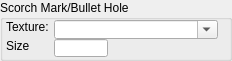
    <widget class="QGroupBox" name="IDC_STATIC_21">
      <property name="geometry">
        <rect>
          <x>6</x>
          <y>614</y>
          <width>232</width>
          <height>61</height>
        </rect>
      </property>
      <property name="title">
        <string>Scorch Mark/Bullet Hole</string>
      </property>
      <property name="visible">
        <bool>true</bool>
      </property>
      <property name="enabled">
        <bool>true</bool>
      </property>
      <property name="flat">
        <bool>false</bool>
      </property>
      <widget class="QLabel" name="IDC_STATIC_22">
        <property name="geometry">
          <rect>
            <x>6</x>
            <y>20</y>
            <width>44</width>
            <height>13</height>
          </rect>
        </property>
        <property name="text">
          <string>Texture:</string>
        </property>
        <property name="visible">
          <bool>true</bool>
        </property>
        <property name="enabled">
          <bool>true</bool>
        </property>
        <property name="alignment">
          <set>Qt::AlignLeft</set>
        </property>
      </widget>
      <widget class="QComboBox" name="IDC_SCORCH_PULLDOWN">
        <property name="maxVisibleItems">
          <number>8</number>
        </property>
        <property name="geometry">
          <rect>
            <x>54</x>
            <y>20</y>
            <width>164</width>
            <height>19</height>
          </rect>
        </property>
        <property name="visible">
          <bool>true</bool>
        </property>
        <property name="enabled">
          <bool>true</bool>
        </property>
        <property name="editable">
          <bool>true</bool>
        </property>
      </widget>
      <widget class="QLabel" name="IDC_STATIC_23">
        <property name="geometry">
          <rect>
            <x>6</x>
            <y>39</y>
            <width>44</width>
            <height>20</height>
          </rect>
        </property>
        <property name="text">
          <string>Size</string>
        </property>
        <property name="visible">
          <bool>true</bool>
        </property>
        <property name="enabled">
          <bool>true</bool>
        </property>
        <property name="alignment">
          <set>Qt::AlignLeft</set>
        </property>
      </widget>
      <widget class="QLineEdit" name="IDC_WEAPON_SCORCH_SIZE_EDIT">
        <property name="geometry">
          <rect>
            <x>54</x>
            <y>39</y>
            <width>54</width>
            <height>18</height>
          </rect>
        </property>
        <property name="visible">
          <bool>true</bool>
        </property>
        <property name="enabled">
          <bool>true</bool>
        </property>
      </widget>
    </widget>
